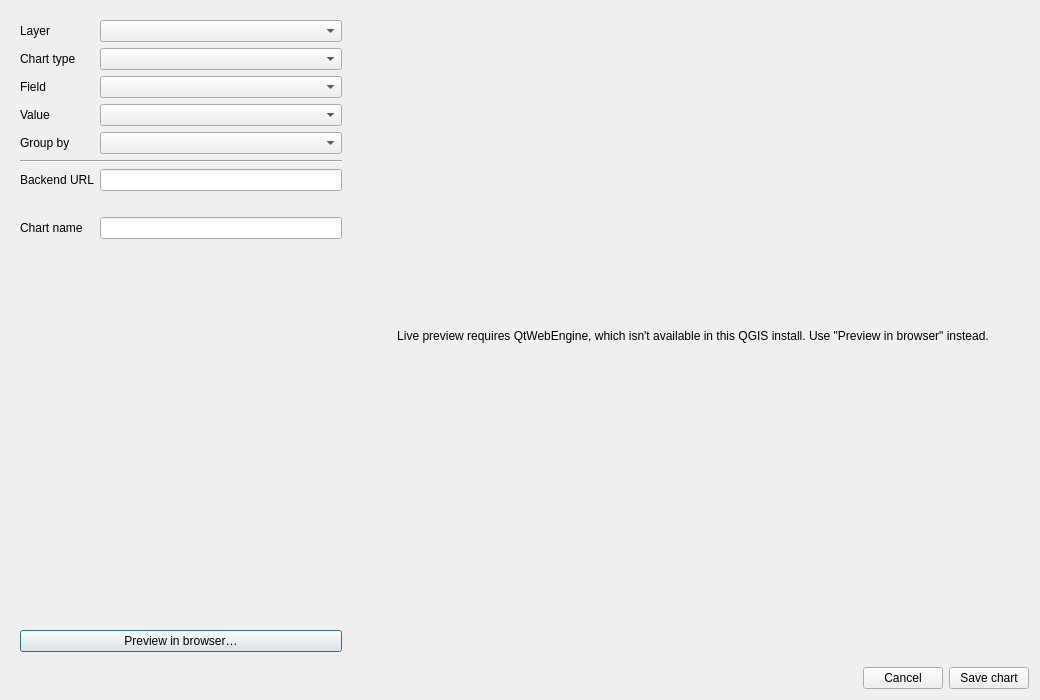
<?xml version="1.0" encoding="UTF-8"?>
<ui version="4.0">
 <class>ChartBuilderDialog</class>
 <widget class="QDialog" name="ChartBuilderDialog">
  <property name="geometry">
   <rect>
    <x>0</x>
    <y>0</y>
    <width>1040</width>
    <height>700</height>
   </rect>
  </property>
  <property name="minimumSize">
   <size>
    <width>840</width>
    <height>540</height>
   </size>
  </property>
  <property name="windowTitle">
   <string>New chart</string>
  </property>
  <layout class="QVBoxLayout" name="mainLayout">
   <item>
    <layout class="QHBoxLayout" name="contentLayout">
     <item>
      <widget class="QWidget" name="formPanel" native="true">
       <property name="minimumSize">
        <size>
         <width>280</width>
         <height>0</height>
        </size>
       </property>
       <property name="maximumSize">
        <size>
         <width>340</width>
         <height>16777215</height>
        </size>
       </property>
       <layout class="QVBoxLayout" name="formPanelLayout">
        <item>
         <layout class="QFormLayout" name="formLayout">
          <item row="0" column="0">
           <widget class="QLabel" name="layerLabel">
            <property name="text">
             <string>Layer</string>
            </property>
           </widget>
          </item>
          <item row="0" column="1">
           <widget class="QComboBox" name="layerCombo"/>
          </item>
          <item row="1" column="0">
           <widget class="QLabel" name="chartTypeLabel">
            <property name="text">
             <string>Chart type</string>
            </property>
           </widget>
          </item>
          <item row="1" column="1">
           <widget class="QComboBox" name="chartTypeCombo"/>
          </item>
          <item row="2" column="0">
           <widget class="QLabel" name="xFieldLabel">
            <property name="text">
             <string>Field</string>
            </property>
           </widget>
          </item>
          <item row="2" column="1">
           <widget class="QComboBox" name="xFieldCombo"/>
          </item>
          <item row="3" column="0">
           <widget class="QLabel" name="yFieldLabel">
            <property name="text">
             <string>Value</string>
            </property>
           </widget>
          </item>
          <item row="3" column="1">
           <widget class="QComboBox" name="yFieldCombo"/>
          </item>
          <item row="4" column="0">
           <widget class="QLabel" name="colorFieldLabel">
            <property name="text">
             <string>Group by</string>
            </property>
           </widget>
          </item>
          <item row="4" column="1">
           <widget class="QComboBox" name="colorFieldCombo"/>
          </item>
          <item row="5" column="0" colspan="2">
           <widget class="Line" name="formSeparator">
            <property name="orientation">
             <enum>Qt::Horizontal</enum>
            </property>
           </widget>
          </item>
          <item row="6" column="0">
           <widget class="QLabel" name="baseUrlLabel">
            <property name="text">
             <string>Backend URL</string>
            </property>
           </widget>
          </item>
          <item row="6" column="1">
           <widget class="QLineEdit" name="baseUrlEdit">
            <property name="toolTip">
             <string>Base URL of the deployed application's backend, e.g. http://localhost:8080. Charts fetch data from &lt;this&gt;/api/entities/&lt;entity&gt;/export/tsv.</string>
            </property>
           </widget>
          </item>
          <item row="7" column="0" colspan="2">
           <widget class="QLabel" name="resolvedUrlLabel">
            <property name="styleSheet">
             <string notr="true">color: #666666;</string>
            </property>
            <property name="text">
             <string/>
            </property>
            <property name="wordWrap">
             <bool>true</bool>
            </property>
           </widget>
          </item>
          <item row="8" column="0">
           <widget class="QLabel" name="chartNameLabel">
            <property name="text">
             <string>Chart name</string>
            </property>
           </widget>
          </item>
          <item row="8" column="1">
           <widget class="QLineEdit" name="chartNameEdit"/>
          </item>
         </layout>
        </item>
        <item>
         <widget class="QLabel" name="validationLabel">
          <property name="styleSheet">
           <string notr="true">color: #cc8400;</string>
          </property>
          <property name="text">
           <string/>
          </property>
          <property name="wordWrap">
           <bool>true</bool>
          </property>
         </widget>
        </item>
        <item>
         <spacer name="formPanelSpacer">
          <property name="orientation">
           <enum>Qt::Vertical</enum>
          </property>
          <property name="sizeHint" stdset="0">
           <size>
            <width>20</width>
            <height>40</height>
           </size>
          </property>
         </spacer>
        </item>
        <item>
         <widget class="QPushButton" name="previewBrowserButton">
          <property name="text">
           <string>Preview in browser…</string>
          </property>
         </widget>
        </item>
       </layout>
      </widget>
     </item>
     <item>
      <widget class="QWidget" name="previewPanel" native="true">
       <layout class="QVBoxLayout" name="previewPanelLayout">
        <item>
         <widget class="QLabel" name="previewFallbackLabel">
          <property name="alignment">
           <set>Qt::AlignCenter</set>
          </property>
          <property name="text">
           <string>Live preview requires QtWebEngine, which isn't available in this QGIS install. Use "Preview in browser" instead.</string>
          </property>
          <property name="wordWrap">
           <bool>true</bool>
          </property>
          <property name="visible">
           <bool>false</bool>
          </property>
         </widget>
        </item>
       </layout>
      </widget>
     </item>
    </layout>
   </item>
   <item>
    <layout class="QHBoxLayout" name="bottomBar">
     <item>
      <spacer name="bottomBarSpacer">
       <property name="orientation">
        <enum>Qt::Horizontal</enum>
       </property>
       <property name="sizeHint" stdset="0">
        <size>
         <width>40</width>
         <height>20</height>
        </size>
       </property>
      </spacer>
     </item>
     <item>
      <widget class="QPushButton" name="cancelButton">
       <property name="text">
        <string>Cancel</string>
       </property>
      </widget>
     </item>
     <item>
      <widget class="QPushButton" name="saveButton">
       <property name="text">
        <string>Save chart</string>
       </property>
      </widget>
     </item>
    </layout>
   </item>
  </layout>
 </widget>
 <resources/>
 <connections/>
</ui>
